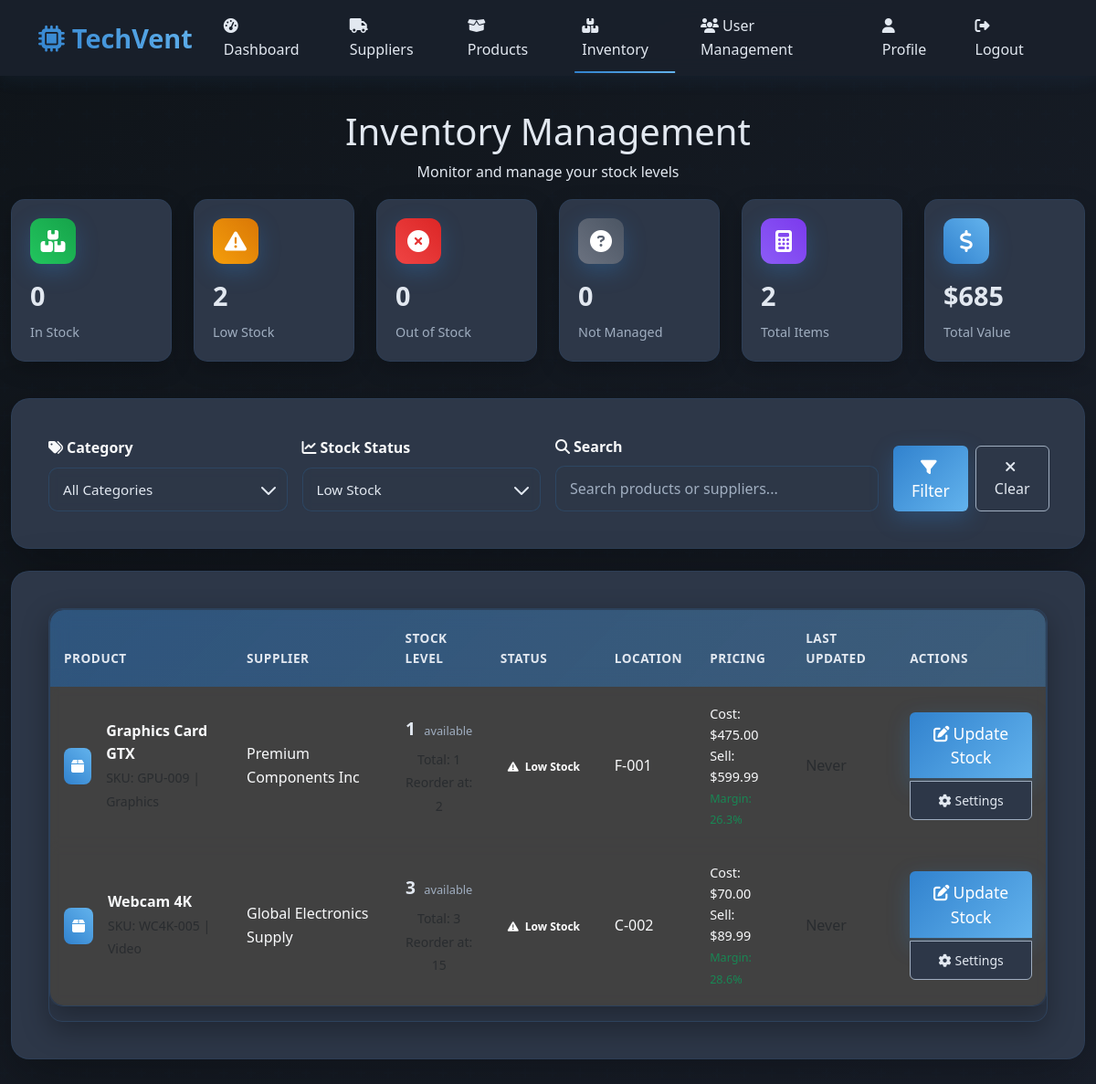
/admin-inventory.php?stock_status=low_stock (signed in), run on the app's committed database.
### tables this page shows
CREATE TABLE IF NOT EXISTS products (
    id INT AUTO_INCREMENT PRIMARY KEY,
    supplier_id INT NOT NULL,
    name VARCHAR(255) NOT NULL,
    description TEXT,
    sku VARCHAR(100) UNIQUE,
    category VARCHAR(100),
    brand VARCHAR(100),
    unit_price DECIMAL(10,2) NOT NULL DEFAULT 0.00,
    min_order_quantity INT DEFAULT 1,
    status ENUM('active', 'inactive', 'discontinued') DEFAULT 'active',
    specifications JSON,
    image_url VARCHAR(500),
    created_at TIMESTAMP DEFAULT CURRENT_TIMESTAMP,
    updated_at TIMESTAMP DEFAULT CURRENT_TIMESTAMP ON UPDATE CURRENT_TIMESTAMP,
    FOREIGN KEY (supplier_id) REFERENCES suppliers(id) ON DELETE CASCADE,
    INDEX idx_supplier_id (supplier_id),
    INDEX idx_sku (sku),
    INDEX idx_category (category),
    INDEX idx_status (status)
);

CREATE TABLE IF NOT EXISTS suppliers (
    id INT AUTO_INCREMENT PRIMARY KEY,
    name VARCHAR(255) NOT NULL,
    contact_person VARCHAR(255) NOT NULL,
    email VARCHAR(255) NOT NULL UNIQUE,
    phone VARCHAR(20),
    address TEXT,
    website VARCHAR(255),
    status ENUM('active', 'inactive') DEFAULT 'active',
    created_at TIMESTAMP DEFAULT CURRENT_TIMESTAMP,
    updated_at TIMESTAMP DEFAULT CURRENT_TIMESTAMP ON UPDATE CURRENT_TIMESTAMP
);

CREATE TABLE IF NOT EXISTS inventory (
    id INT AUTO_INCREMENT PRIMARY KEY,
    product_id INT NOT NULL,
    quantity_in_stock INT NOT NULL DEFAULT 0,
    quantity_reserved INT NOT NULL DEFAULT 0,
    quantity_available INT GENERATED ALWAYS AS (quantity_in_stock - quantity_reserved) STORED,
    reorder_level INT DEFAULT 10,
    reorder_quantity INT DEFAULT 50,
    location VARCHAR(100),
    last_restocked TIMESTAMP NULL,
    cost_price DECIMAL(10,2),
    selling_price DECIMAL(10,2),
    notes TEXT,
    created_at TIMESTAMP DEFAULT CURRENT_TIMESTAMP,
    updated_at TIMESTAMP DEFAULT CURRENT_TIMESTAMP ON UPDATE CURRENT_TIMESTAMP,
    FOREIGN KEY (product_id) REFERENCES products(id) ON DELETE CASCADE,
    INDEX idx_product_id (product_id),
    INDEX idx_quantity_available (quantity_available),
    INDEX idx_reorder_level (reorder_level)
);

### admin-inventory.php (the view, shortened to what the rows shown need)
<?php
require_once 'config/db.php';
$stock_status = isset($_GET['stock_status']) ? trim($_GET['stock_status']) : '';
$whereConditions = ["p.status IN ('active', 'inactive')"];
$params = [];
$whereClause = implode(' AND ', $whereConditions);
try {
    $sql = "
        SELECT p.id as product_id, p.name as product_name, p.sku, p.category, p.unit_price,
               s.name as supplier_name,
               i.id as inventory_id, i.quantity_in_stock, i.quantity_reserved, i.quantity_available,
               i.reorder_level, i.reorder_quantity, i.location, i.cost_price, i.selling_price,
               i.last_restocked,
               CASE
                   WHEN i.id IS NULL THEN 'not_managed'
                   WHEN i.quantity_available <= 0 THEN 'out_of_stock'
                   WHEN i.quantity_available <= i.reorder_level THEN 'low_stock'
                   ELSE 'in_stock'
               END as stock_status,
               CASE
                   WHEN i.selling_price > 0 AND i.cost_price > 0 THEN
                       ((i.selling_price - i.cost_price) / i.cost_price * 100)
                   ELSE 0
               END as profit_margin
        FROM products p
        JOIN suppliers s ON p.supplier_id = s.id
        LEFT JOIN inventory i ON p.id = i.product_id
        WHERE {$whereClause}
        ORDER BY
            CASE
                WHEN i.quantity_available <= 0 THEN 1
                WHEN i.quantity_available <= i.reorder_level THEN 2
                ELSE 3
            END,
            p.name ASC
    ";
    $inventory = fetchAll($sql, $params);
} catch (Exception $e) {
    $inventory = [];
}
if (!empty($stock_status)) {
    $inventory = array_filter($inventory, function($item) use ($stock_status) {
        return $item['stock_status'] === $stock_status;
    });
}
?>
<!DOCTYPE html>
<html lang="en">
<head>
    <link href="https://cdn.jsdelivr.net/npm/bootstrap@5.3.0/dist/css/bootstrap.min.css" rel="stylesheet">
    <link rel="stylesheet" href="https://cdnjs.cloudflare.com/ajax/libs/font-awesome/6.4.0/css/all.min.css">
    <link rel="stylesheet" href="assets/css/main.css">
</head>
<body>
    <main class="main-content">
        <div class="container-fluid">
            <div class="dashboard-header text-center fade-in">
                <h1 class="dashboard-title">Inventory Management</h1>
            </div>
            <div class="row fade-in">
                <div class="col-12">
                    <div class="dashboard-card">
                        <div class="table-responsive">
                            <table class="table table-custom" id="inventoryTable">
                                <thead>
                                    <tr>
                                        <th>Product</th>
                                        <th>Supplier</th>
                                        <th>Stock Level</th>
                                        <th>Status</th>
                                        <th>Location</th>
                                        <th>Pricing</th>
                                        <th>Last Updated</th>
                                        <th>Actions</th>
                                    </tr>
                                </thead>
                                <tbody>
                                    <?php if (empty($inventory)): ?>
                                        <tr>
                                            <td colspan="8" class="text-center py-4">
                                                <i class="fas fa-boxes fa-3x mb-3" style="color: var(--text-muted);"></i>
                                                <p style="color: var(--text-muted);">No inventory records found.</p>
                                            </td>
                                        </tr>
                                    <?php else: ?>
                                        <?php foreach ($inventory as $item): ?>
                                            <tr class="inventory-row status-<?php echo $item['stock_status']; ?>">
                                                <td>
                                                    <div class="d-flex align-items-center">
                                                        <div class="product-icon me-3">
                                                            <i class="fas fa-box"></i>
                                                        </div>
                                                        <div>
                                                            <div class="fw-bold text-light"><?php echo htmlspecialchars($item['product_name']); ?></div>
                                                            <small class="text-muted">
                                                                <?php if ($item['sku']): ?>
                                                                    SKU: <?php echo htmlspecialchars($item['sku']); ?>
                                                                <?php endif; ?>
                                                                <?php if ($item['category']): ?>
                                                                    | <?php echo htmlspecialchars($item['category']); ?>
                                                                <?php endif; ?>
                                                            </small>
                                                        </div>
                                                    </div>
                                                </td>
                                                <td>
                                                    <span class="text-light"><?php echo htmlspecialchars($item['supplier_name']); ?></span>
                                                </td>
                                                <td>
                                                    <?php if ($item['inventory_id']): ?>
                                                        <div class="stock-display">
                                                            <div class="stock-main">
                                                                <span class="stock-number"><?php echo $item['quantity_available']; ?></span>
                                                                <span class="stock-label">available</span>
                                                            </div>
                                                            <div class="stock-details">
                                                                <small class="text-muted">
                                                                    Total: <?php echo $item['quantity_in_stock']; ?>
                                                                </small>
                                                            </div>
                                                            <div class="reorder-info">
                                                                <small class="text-muted">
                                                                    Reorder at: <?php echo $item['reorder_level']; ?>
                                                                </small>
                                                            </div>
                                                        </div>
                                                    <?php else: ?>
                                                        <span class="badge badge-secondary">Not Managed</span>
                                                    <?php endif; ?>
                                                </td>
                                                <td>
                                                    <?php
                                                    $statusConfig = [
                                                        'in_stock' => ['badge-success', 'fas fa-check-circle', 'In Stock'],
                                                        'low_stock' => ['badge-warning', 'fas fa-exclamation-triangle', 'Low Stock'],
                                                        'out_of_stock' => ['badge-danger', 'fas fa-times-circle', 'Out of Stock'],
                                                        'not_managed' => ['badge-secondary', 'fas fa-question-circle', 'Not Managed']
                                                    ];
                                                    $config = $statusConfig[$item['stock_status']];
                                                    ?>
                                                    <span class="badge <?php echo $config[0]; ?>">
                                                        <i class="<?php echo $config[1]; ?> me-1"></i>
                                                        <?php echo $config[2]; ?>
                                                    </span>
                                                </td>
                                                <td>
                                                    <span class="text-light">
                                                        <?php echo $item['location'] ? htmlspecialchars($item['location']) : '-'; ?>
                                                    </span>
                                                </td>
                                                <td>
                                                    <?php if ($item['cost_price'] && $item['selling_price']): ?>
                                                        <div class="pricing-info">
                                                            <div class="text-light">
                                                                Cost: $<?php echo number_format($item['cost_price'], 2); ?>
                                                            </div>
                                                            <div class="text-light">
                                                                Sell: $<?php echo number_format($item['selling_price'], 2); ?>
                                                            </div>
                                                            <small class="text-success">
                                                                Margin: <?php echo number_format($item['profit_margin'], 1); ?>%
                                                            </small>
                                                        </div>
                                                    <?php else: ?>
                                                        <span class="text-muted">-</span>
                                                    <?php endif; ?>
                                                </td>
                                                <td>
                                                    <?php if ($item['last_restocked']): ?>
                                                        <span class="text-light">
                                                            <?php echo date('M j, Y', strtotime($item['last_restocked'])); ?>
                                                        </span>
                                                        <br>
                                                        <small class="text-muted">
                                                            <?php echo date('g:i A', strtotime($item['last_restocked'])); ?>
                                                        </small>
                                                    <?php else: ?>
                                                        <span class="text-muted">Never</span>
                                                    <?php endif; ?>
                                                </td>
                                                <td>
                                                    <div class="btn-group-vertical" role="group">
                                                        <?php if ($item['inventory_id']): ?>
                                                            <button class="btn btn-primary-custom btn-sm mb-1"
                                                                    onclick="showStockModal(<?php echo htmlspecialchars(json_encode($item)); ?>)">
                                                                <i class="fas fa-edit me-1"></i>Update Stock
                                                            </button>
                                                            <button class="btn btn-secondary-custom btn-sm"
                                                                    onclick="showSettingsModal(<?php echo htmlspecialchars(json_encode($item)); ?>)">
                                                                <i class="fas fa-cog me-1"></i>Settings
                                                            </button>
                                                        <?php endif; ?>
                                                    </div>
                                                </td>
                                            </tr>
                                        <?php endforeach; ?>
                                    <?php endif; ?>
                                </tbody>
                            </table>
                        </div>
                    </div>
                </div>
            </div>
        </div>
    </main>
</body>
</html>

### data on the page
products: name "Graphics Card GTX", sku "GPU-009", category "Graphics", supplier.name "Premium Components Inc", inventory.quantity_available "1", inventory.quantity_in_stock "1", inventory.reorder_level "2", config "Low Stock", inventory.location "F-001", inventory.cost_price "475.00", inventory.selling_price "599.99", profit_margin "26.3"
products: name "Webcam 4K", sku "WC4K-005", category "Video", supplier.name "Global Electronics Supply", inventory.quantity_available "3", inventory.quantity_in_stock "3", inventory.reorder_level "15", config "Low Stock", inventory.location "C-002", inventory.cost_price "70.00", inventory.selling_price "89.99", profit_margin "28.6"

### other printed values
$stats['in_stock'] "0"
$stats['low_stock'] "2"
$stats['out_of_stock'] "0"
$stats['not_managed'] "0"
$stats['total_products'] "2"
$stats['total_value'] "685"
